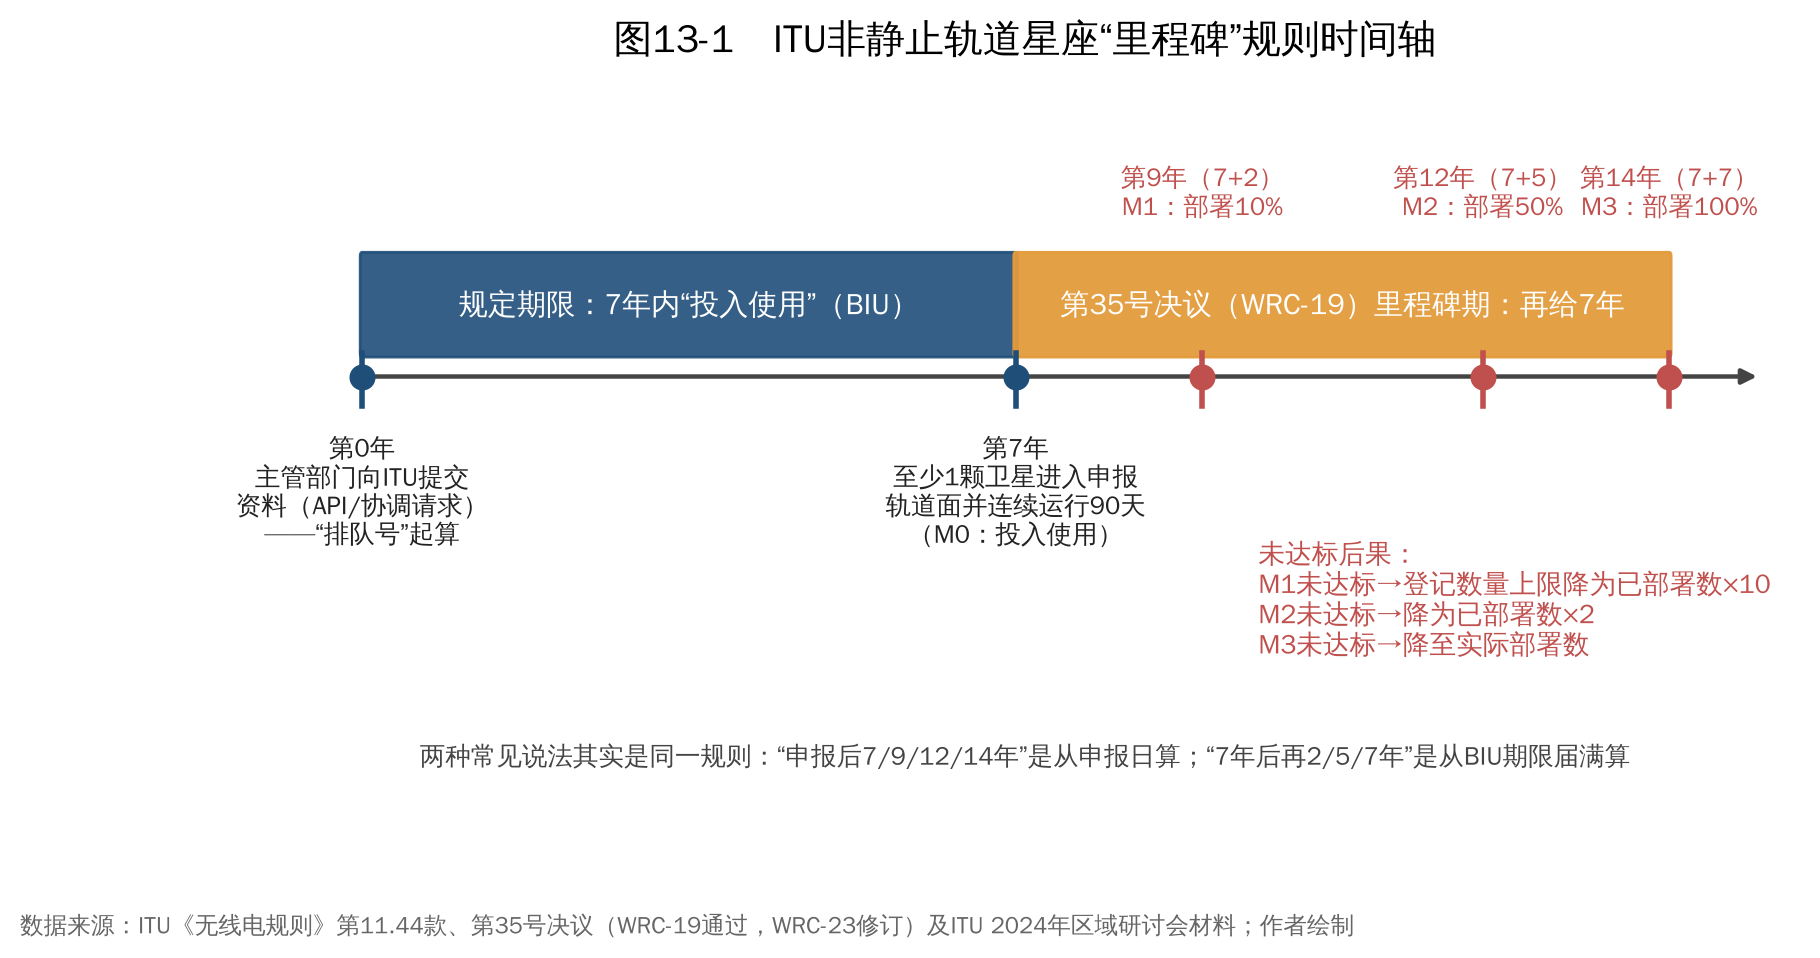

The script that drew this image:
import sys, pathlib
sys.path.insert(0, str(pathlib.Path(__file__).resolve().parents[2] / "common"))
from chartstyle import plt, PALETTE, ACCENT, GREY, save, source_note
from matplotlib.patches import FancyBboxPatch

fig, ax = plt.subplots(figsize=(10, 4.6))
ax.set_xlim(-1.2, 15.4); ax.set_ylim(-2.15, 1.5)
ax.axis("off")
# main arrow
ax.annotate("", xy=(15, 0), xytext=(0, 0), arrowprops=dict(arrowstyle="-|>", color="#444444", lw=1.6))
# phases
ax.add_patch(FancyBboxPatch((0, 0.12), 7, 0.5, boxstyle="round,pad=0.02", color=PALETTE[0], alpha=0.9))
ax.text(3.5, 0.37, "规定期限：7年内“投入使用”（BIU）", ha="center", va="center", color="white", fontsize=10.5, fontweight="bold")
ax.add_patch(FancyBboxPatch((7, 0.12), 7, 0.5, boxstyle="round,pad=0.02", color=PALETTE[3], alpha=0.95))
ax.text(10.5, 0.37, "第35号决议（WRC-19）里程碑期：再给7年", ha="center", va="center", color="white", fontsize=10.5, fontweight="bold")
pts = [
    (0, "第0年\n主管部门向ITU提交\n资料（API/协调请求）\n——“排队号”起算", PALETTE[0]),
    (7, "第7年\n至少1颗卫星进入申报\n轨道面并连续运行90天\n（M0：投入使用）", PALETTE[0]),
    (9, "第9年（7+2）\nM1：部署10%", ACCENT),
    (12, "第12年（7+5）\nM2：部署50%", ACCENT),
    (14, "第14年（7+7）\nM3：部署100%", ACCENT),
]
for i, (x, lab, c) in enumerate(pts):
    ax.plot([x, x], [-0.15, 0.12], color=c, lw=2)
    ax.scatter(x, 0, s=70, color=c, zorder=5)
    if x <= 7:
        ax.text(x, -0.3, lab, ha="center", va="top", fontsize=9.2, color="#222222")
    else:
        ax.text(x, 0.8, lab, ha="center", va="bottom", fontsize=9.2, color=ACCENT)
ax.text(9.6, -1.15, "未达标后果：\nM1未达标→登记数量上限降为已部署数×10\nM2未达标→降为已部署数×2\nM3未达标→降至实际部署数",
        ha="left", va="center", fontsize=9.6, color=ACCENT)
ax.text(7.1, -2.0, "两种常见说法其实是同一规则：“申报后7/9/12/14年”是从申报日算；“7年后再2/5/7年”是从BIU期限届满算",
        ha="center", fontsize=9.2, color="#444444")
ax.set_title("图13-1　ITU非静止轨道星座“里程碑”规则时间轴")
source_note(fig, "数据来源：ITU《无线电规则》第11.44款、第35号决议（WRC-19通过，WRC-23修订）及ITU 2024年区域研讨会材料；作者绘制")
save(fig, __file__)
